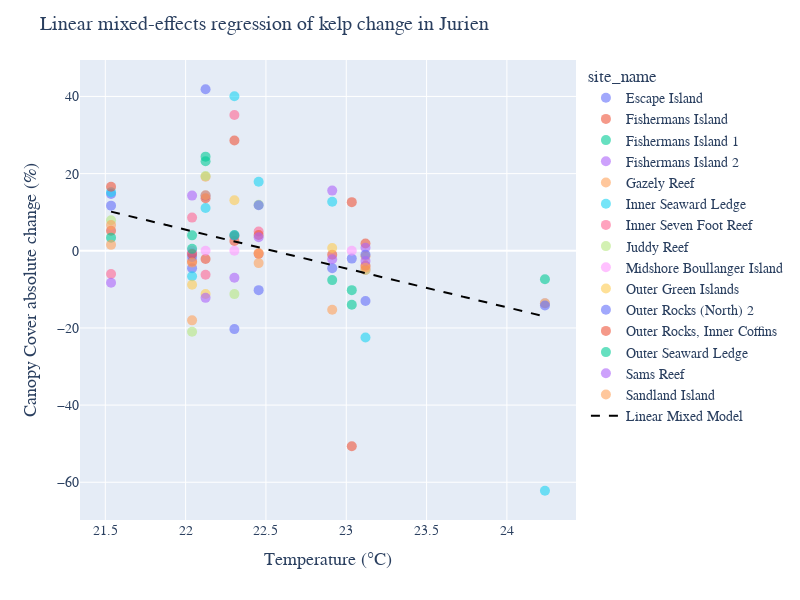

Write notebook code for a chart like this one.
### Code cell
fig = px.scatter(x='summer_temp_max', y='survey_change', data_frame = df_site_kelp, color='site_name', opacity=0.6)
fig.update_traces(marker_size=10 ,selector=dict(mode='markers'))

# Add the regression line to the scatter plot
fig.add_traces(go.Scatter(x = x_vals, y = y_vals, mode='lines', name='Linear Mixed Model', line=dict(color='black', dash='dash')))

# fig.add_trace(go.Scatter(x=x_vals, y=y_vals_linear, mode='lines', name="Linear Regression", marker_color="black"))

fig.update_layout(autosize=False, width=800, height=600, 
                  title=f"Linear mixed-effects regression of kelp change in {input_location}", xaxis_title= u'Temperature (\u00B0C)', yaxis_title='Canopy Cover absolute change (%)', 
                  title_font=dict(family="Abadi, Arial, sans-serif", size=20), xaxis_title_font=dict(family="Abadi, Arial, sans-serif", size=18), yaxis_title_font=dict(family="Abadi, Arial, sans-serif", size=18),
                  font=dict(family="Abadi, Arial, sans-serif", size=14))
fig.show()

### Figure 1 — Plotly figure (JSON) as saved in the notebook; plotly's stock layout.template omitted (floating-point values rounded to 4 significant figures; data arrays with more than 128 entries replaced by an {"elided": "..."} marker saying what was removed)
{"data": [{"hovertemplate": "site_name=Escape Island<br>summer_temp_max=%{x}<br>survey_change=%{y}<extra></extra>", "legendgroup": "Escape Island", "marker": {"color": "#636efa", "opacity": 0.6, "size": 10, "symbol": "circle"}, "mode": "markers", "name": "Escape Island", "orientation": "v", "showlegend": true, "type": "scatter", "x": [23.12, 22.45, 21.54, 22.04, 22.3, 22.12, 23.03], "xaxis": "x", "y": [-13.0, -10.2, 14.7, -4.5, -20.3, 14.3, -2.033], "yaxis": "y"}, {"hovertemplate": "site_name=Fishermans Island<br>summer_temp_max=%{x}<br>survey_change=%{y}<extra></extra>", "legendgroup": "Fishermans Island", "marker": {"color": "#EF553B", "opacity": 0.6, "size": 10, "symbol": "circle"}, "mode": "markers", "name": "Fishermans Island", "orientation": "v", "showlegend": true, "type": "scatter", "x": [23.12, 22.45, 21.54, 22.04, 22.91, 22.3, 22.12, 23.03], "xaxis": "x", "y": [1.867, -0.8, 5.2, -2.8, -1, 2.533, -2.133, 12.6], "yaxis": "y"}, {"hovertemplate": "site_name=Fishermans Island 1<br>summer_temp_max=%{x}<br>survey_change=%{y}<extra></extra>", "legendgroup": "Fishermans Island 1", "marker": {"color": "#00cc96", "opacity": 0.6, "size": 10, "symbol": "circle"}, "mode": "markers", "name": "Fishermans Island 1", "orientation": "v", "showlegend": true, "type": "scatter", "x": [21.54, 22.04, 22.91, 24.24, 22.12, 23.03], "xaxis": "x", "y": [3.4, 4.0, -7.6, -7.4, 23.2, -10.2], "yaxis": "y"}, {"hovertemplate": "site_name=Fishermans Island 2<br>summer_temp_max=%{x}<br>survey_change=%{y}<extra></extra>", "legendgroup": "Fishermans Island 2", "marker": {"color": "#ab63fa", "opacity": 0.6, "size": 10, "symbol": "circle"}, "mode": "markers", "name": "Fishermans Island 2", "orientation": "v", "showlegend": true, "type": "scatter", "x": [23.12, 22.04, 22.91, 24.24], "xaxis": "x", "y": [0.8, -0.6, 15.6, -13.6], "yaxis": "y"}, {"hovertemplate": "site_name=Gazely Reef<br>summer_temp_max=%{x}<br>survey_change=%{y}<extra></extra>", "legendgroup": "Gazely Reef", "marker": {"color": "#FFA15A", "opacity": 0.6, "size": 10, "symbol": "circle"}, "mode": "markers", "name": "Gazely Reef", "orientation": "v", "showlegend": true, "type": "scatter", "x": [23.12, 22.45, 21.54, 22.04, 22.91, 22.3, 22.12], "xaxis": "x", "y": [-1.4, -0.6, 1.533, -18.03, -15.3, 3.7, 19.2], "yaxis": "y"}, {"hovertemplate": "site_name=Inner Seaward Ledge<br>summer_temp_max=%{x}<br>survey_change=%{y}<extra></extra>", "legendgroup": "Inner Seaward Ledge", "marker": {"color": "#19d3f3", "opacity": 0.6, "size": 10, "symbol": "circle"}, "mode": "markers", "name": "Inner Seaward Ledge", "orientation": "v", "showlegend": true, "type": "scatter", "x": [23.12, 22.45, 21.54, 22.04, 22.91, 24.24, 22.3, 22.12], "xaxis": "x", "y": [-22.5, 17.9, 15.2, -6.6, 12.7, -62.2, 40.03, 11.07], "yaxis": "y"}, {"hovertemplate": "site_name=Inner Seven Foot Reef<br>summer_temp_max=%{x}<br>survey_change=%{y}<extra></extra>", "legendgroup": "Inner Seven Foot Reef", "marker": {"color": "#FF6692", "opacity": 0.6, "size": 10, "symbol": "circle"}, "mode": "markers", "name": "Inner Seven Foot Reef", "orientation": "v", "showlegend": true, "type": "scatter", "x": [23.12, 22.45, 21.54, 22.04, 22.3, 22.12], "xaxis": "x", "y": [-5, 5, -6, 8.6, 35.2, -6.2], "yaxis": "y"}, {"hovertemplate": "site_name=Juddy Reef<br>summer_temp_max=%{x}<br>survey_change=%{y}<extra></extra>", "legendgroup": "Juddy Reef", "marker": {"color": "#B6E880", "opacity": 0.6, "size": 10, "symbol": "circle"}, "mode": "markers", "name": "Juddy Reef", "orientation": "v", "showlegend": true, "type": "scatter", "x": [23.12, 22.45, 21.54, 22.04, 22.3, 22.12], "xaxis": "x", "y": [-5, 11.9, 7.9, -21, -11.23, 19.37], "yaxis": "y"}, {"hovertemplate": "site_name=Midshore Boullanger Island<br>summer_temp_max=%{x}<br>survey_change=%{y}<extra></extra>", "legendgroup": "Midshore Boullanger Island", "marker": {"color": "#FF97FF", "opacity": 0.6, "size": 10, "symbol": "circle"}, "mode": "markers", "name": "Midshore Boullanger Island", "orientation": "v", "showlegend": true, "type": "scatter", "x": [22.04, 22.3, 22.12, 23.03], "xaxis": "x", "y": [0, 0, 0, 0], "yaxis": "y"}, {"hovertemplate": "site_name=Outer Green Islands<br>summer_temp_max=%{x}<br>survey_change=%{y}<extra></extra>", "legendgroup": "Outer Green Islands", "marker": {"color": "#FECB52", "opacity": 0.6, "size": 10, "symbol": "circle"}, "mode": "markers", "name": "Outer Green Islands", "orientation": "v", "showlegend": true, "type": "scatter", "x": [22.04, 22.91, 24.24, 22.3, 22.12], "xaxis": "x", "y": [-8.8, 0.7, -13.6, 13.1, -11.2], "yaxis": "y"}, {"hovertemplate": "site_name=Outer Rocks (North) 2<br>summer_temp_max=%{x}<br>survey_change=%{y}<extra></extra>", "legendgroup": "Outer Rocks (North) 2", "marker": {"color": "#636efa", "opacity": 0.6, "size": 10, "symbol": "circle"}, "mode": "markers", "name": "Outer Rocks (North) 2", "orientation": "v", "showlegend": true, "type": "scatter", "x": [23.12, 22.45, 21.54, 22.04, 22.91, 24.24, 22.3, 22.12], "xaxis": "x", "y": [-1, 11.8, 11.7, -1.6, -4.5, -14.2, 3.933, 41.87], "yaxis": "y"}, {"hovertemplate": "site_name=Outer Rocks, Inner Coffins<br>summer_temp_max=%{x}<br>survey_change=%{y}<extra></extra>", "legendgroup": "Outer Rocks, Inner Coffins", "marker": {"color": "#EF553B", "opacity": 0.6, "size": 10, "symbol": "circle"}, "mode": "markers", "name": "Outer Rocks, Inner Coffins", "orientation": "v", "showlegend": true, "type": "scatter", "x": [23.12, 22.45, 21.54, 22.04, 22.3, 22.12, 23.03], "xaxis": "x", "y": [-3.9, 4.1, 16.6, -0.8333, 28.6, 13.6, -50.67], "yaxis": "y"}, {"hovertemplate": "site_name=Outer Seaward Ledge<br>summer_temp_max=%{x}<br>survey_change=%{y}<extra></extra>", "legendgroup": "Outer Seaward Ledge", "marker": {"color": "#00cc96", "opacity": 0.6, "size": 10, "symbol": "circle"}, "mode": "markers", "name": "Outer Seaward Ledge", "orientation": "v", "showlegend": true, "type": "scatter", "x": [22.04, 22.3, 22.12, 23.03], "xaxis": "x", "y": [0.5, 4.1, 24.4, -14], "yaxis": "y"}, {"hovertemplate": "site_name=Sams Reef<br>summer_temp_max=%{x}<br>survey_change=%{y}<extra></extra>", "legendgroup": "Sams Reef", "marker": {"color": "#ab63fa", "opacity": 0.6, "size": 10, "symbol": "circle"}, "mode": "markers", "name": "Sams Reef", "orientation": "v", "showlegend": true, "type": "scatter", "x": [23.12, 22.45, 21.54, 22.04, 22.91, 22.3, 22.12], "xaxis": "x", "y": [-2.667, 3.5, -8.3, 14.3, -2.2, -7, -12.2], "yaxis": "y"}, {"hovertemplate": "site_name=Sandland Island<br>summer_temp_max=%{x}<br>survey_change=%{y}<extra></extra>", "legendgroup": "Sandland Island", "marker": {"color": "#FFA15A", "opacity": 0.6, "size": 10, "symbol": "circle"}, "mode": "markers", "name": "Sandland Island", "orientation": "v", "showlegend": true, "type": "scatter", "x": [23.12, 22.45, 21.54, 22.04, 22.12], "xaxis": "x", "y": [-4.4, -3.2, 6.667, -3.067, 14.4], "yaxis": "y"}, {"line": {"color": "black", "dash": "dash"}, "mode": "lines", "name": "Linear Mixed Model", "type": "scatter", "x": {"elided": "1000 float values"}, "y": {"elided": "1000 float values"}}], "layout": {"autosize": false, "font": {"family": "Abadi, Arial, sans-serif", "size": 14}, "height": 600, "legend": {"title": {"text": "site_name"}, "tracegroupgap": 0}, "margin": {"t": 60}, "title": {"font": {"family": "Abadi, Arial, sans-serif", "size": 20}, "text": "Linear mixed-effects regression of kelp change in Jurien"}, "width": 800, "xaxis": {"anchor": "y", "autorange": true, "domain": [0, 1], "range": [21.34, 24.43], "title": {"font": {"family": "Abadi, Arial, sans-serif", "size": 18}, "text": "Temperature (°C)"}, "type": "linear"}, "yaxis": {"anchor": "x", "autorange": true, "domain": [0, 1], "range": [-69.78, 49.45], "title": {"font": {"family": "Abadi, Arial, sans-serif", "size": 18}, "text": "Canopy Cover absolute change (%)"}, "type": "linear"}}}
